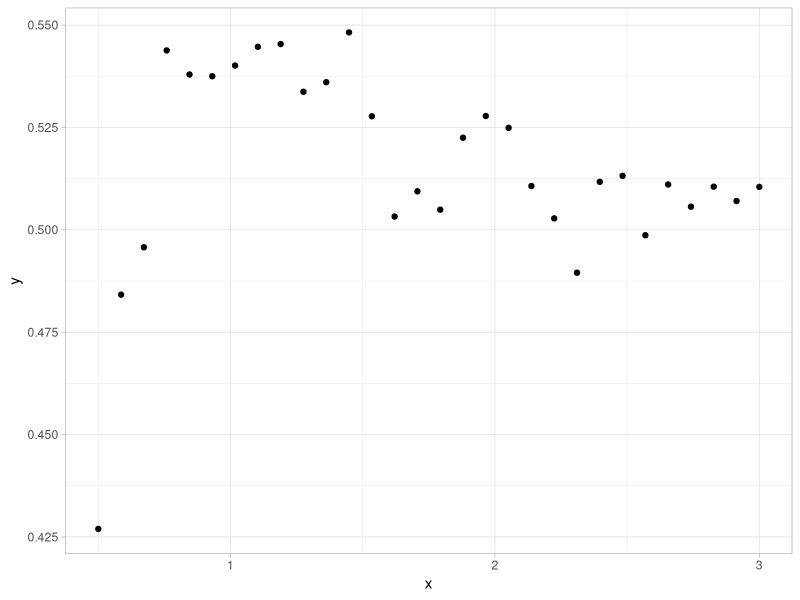
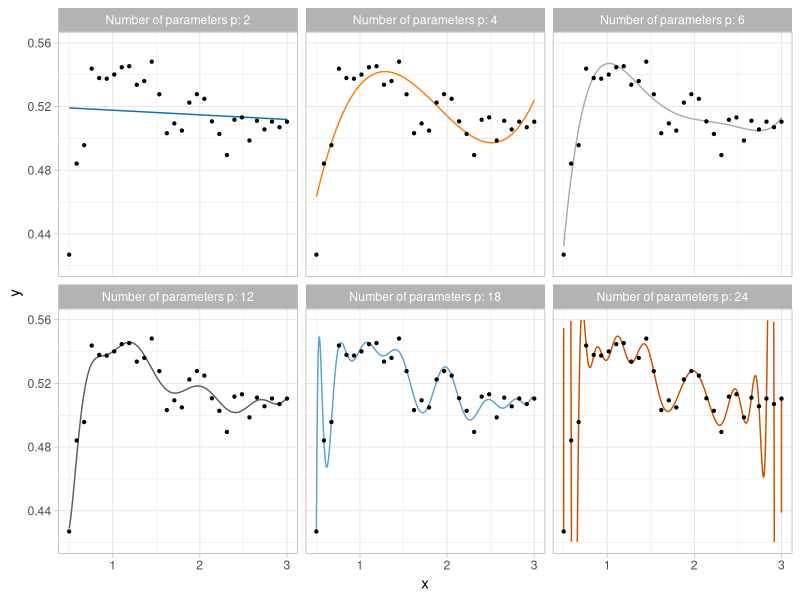
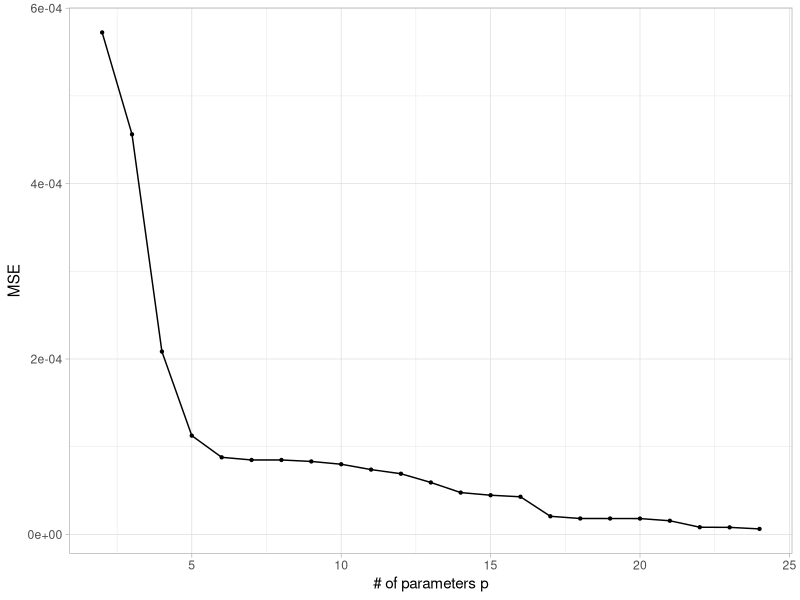
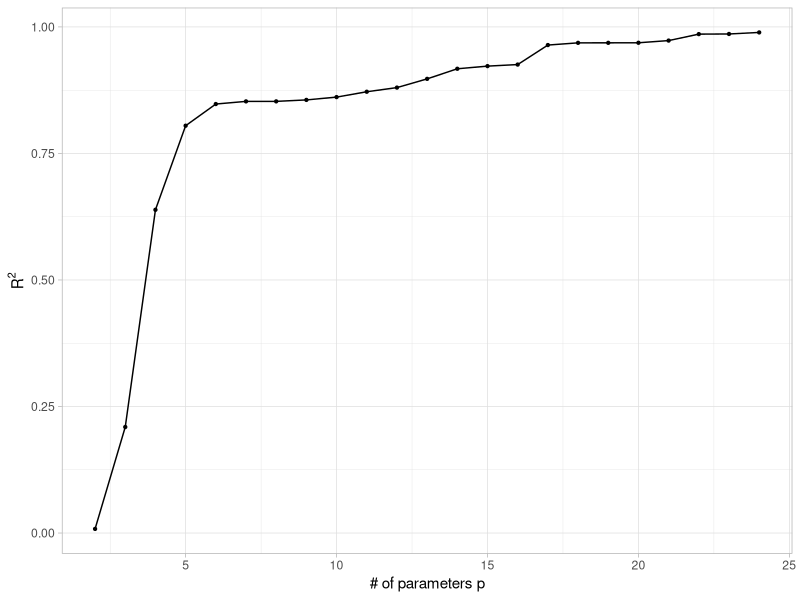
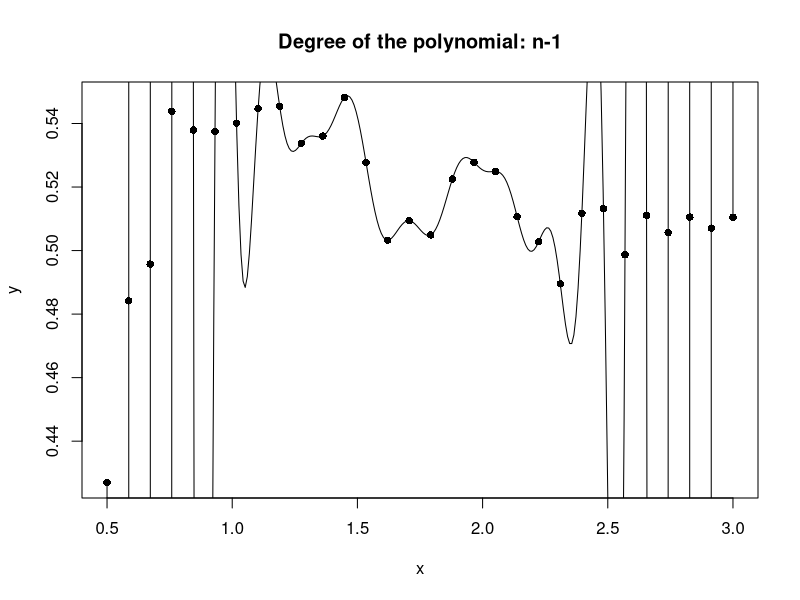
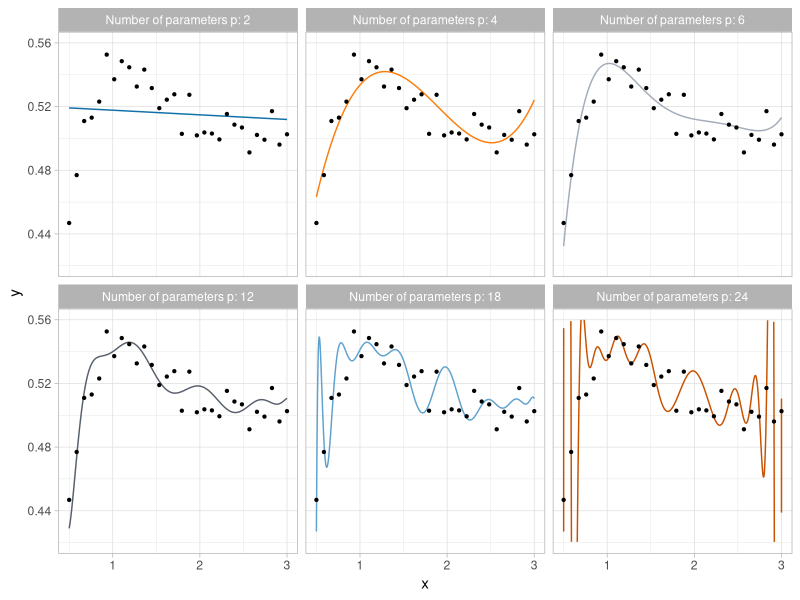
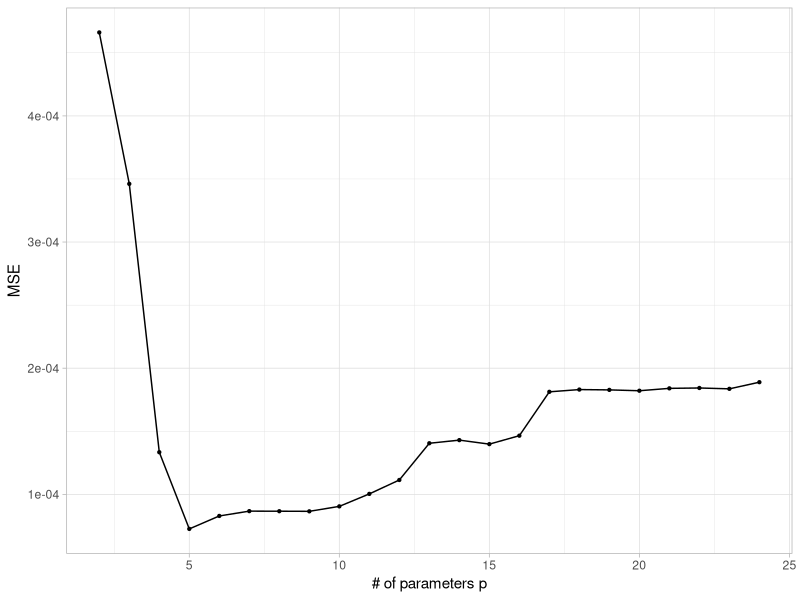
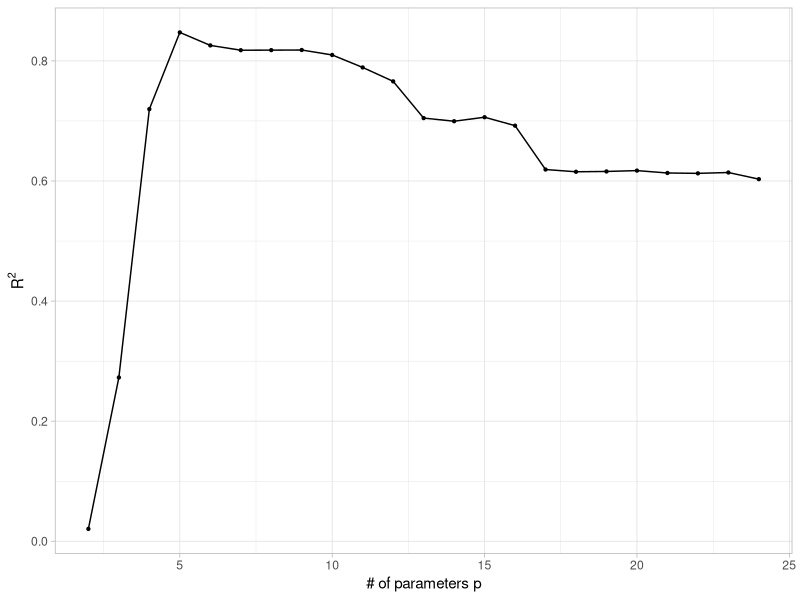

Generate these figures, in order, with R:
## ---- chunk 1
#| fig-width: 5
#| fig-height: 4.5
#| warning: false
library(tidyverse)
library(ggplot2)
library(ggthemes)
dataset <- read.table("../data/yesterday.txt", header = TRUE)
ggplot(data = dataset, aes(x = x, y = y.yesterday)) +
  geom_point() +
  theme_light() +
  scale_color_tableau(palette = "Color Blind") +
  xlab("x") +
  ylab("y")
## ---- chunk 2
degree_list <- c(1, 3, 5, 11, 17, 23)
data_pred <- NULL
x_seq <- seq(from = min(dataset$x), to = max(dataset$x), length = 30000)
for (degree in degree_list) {
  # Fitting a polynomial of degree p - 1
  fit <- lm(y.yesterday ~ poly(x, degree = degree, raw = FALSE), data = dataset)
  y_hat <- predict(fit, newdata = data.frame(x = x_seq))
  data_pred <- rbind(data_pred, data.frame(x = x_seq, y_hat = y_hat, degree = paste("Number of parameters p:", degree + 1)))
}
data_pred$degree <- factor(data_pred$degree)
data_pred$degree <- factor(data_pred$degree, levels = levels(data_pred$degree)[c(3, 5, 6, 1, 2, 4)])
## ---- chunk 3
#| fig-width: 7.8
#| fig-height: 4.55
#| fig-align: center
ggplot(data = data_pred) +
  geom_line(aes(x = x, y = y_hat, col = degree)) +
  geom_point(data = dataset, aes(x = x, y = y.yesterday), size = 0.8) +
  theme_light() +
  theme(legend.position = "none") +
  facet_wrap(. ~ degree, ncol = 3) +
  scale_color_tableau(palette = "Color Blind") +
  xlab("x") +
  ylab("y") +
  ylim(c(0.42, 0.56))
## ---- chunk 4
degree_list <- 1:23
data_goodness <- data.frame(degree = degree_list, MSE = NA, R_squared = NA, MSE_test = NA, R_squared_test = NA)
MSE_tot <- mean((dataset$y.tomorrow - mean(dataset$y.tomorrow))^2)
for (degree in degree_list) {
  # Fitting a polynomial of degree p -1
  fit <- lm(y.yesterday ~ poly(x, degree = degree, raw = FALSE), data = dataset)

  # Storing the results
  data_goodness$MSE[degree] <- mean((dataset$y.yesterday - fitted(fit))^2)
  data_goodness$MSE_test[degree] <- mean((dataset$y.tomorrow - fitted(fit))^2)
  data_goodness$R_squared[degree] <- summary(fit)$r.squared
  data_goodness$R_squared_test[degree] <- 1 - data_goodness$MSE_test[degree] / MSE_tot
}
## ---- chunk 5
#| fig-width: 5
#| fig-height: 4.5
ggplot(data = data_goodness, aes(x = degree + 1, y = MSE)) +
  geom_line() +
  geom_point(size = 0.8) +
  theme_light() +
  xlab("# of parameters p") +
  ylab("MSE")
## ---- chunk 6
#| fig-width: 5
#| fig-height: 4.5
ggplot(data = data_goodness, aes(x = degree + 1, y = R_squared)) +
  geom_line() +
  geom_point(size = 0.8) +
  theme_light() +
  xlab("# of parameters p") +
  ylab(expression(R^2))
## ---- chunk 7
#| fig-width: 9
#| fig-height: 6
#| fig-align: center
lagrange <- function(x0, y0) {
  f <- function(x) {
    sum(y0 * sapply(seq_along(x0), \(j) {
      prod(x - x0[-j]) / prod(x0[j] - x0[-j])
    }))
  }
  Vectorize(f, "x")
}
f <- lagrange(dataset$x, dataset$y.yesterday)

plot(dataset$x, dataset$y.yesterday, pch = 16, xlab = "x", ylab = "y", main = "Degree of the polynomial: n-1")
curve(f(x), n = 300, add = TRUE)
## ---- chunk 8
#| fig-width: 7.8
#| fig-height: 4.55
#| fig-align: center
ggplot(data = data_pred) +
  geom_line(aes(x = x, y = y_hat, col = degree)) +
  geom_point(data = dataset, aes(x = x, y = y.tomorrow), size = 0.8) +
  theme_light() +
  theme(legend.position = "none") +
  facet_wrap(. ~ degree, ncol = 3) +
  scale_color_tableau(palette = "Color Blind") +
  xlab("x") +
  ylab("y") +
  ylim(c(0.42, 0.56))
## ---- chunk 9
#| fig-width: 5
#| fig-height: 4.5
ggplot(data = data_goodness, aes(x = degree + 1, y = MSE_test)) +
  geom_line() +
  geom_point(size = 0.8) +
  theme_light() +
  xlab("# of parameters p") +
  ylab("MSE")
## ---- chunk 10
#| fig-width: 5
#| fig-height: 4.5
ggplot(data = data_goodness, aes(x = degree + 1, y = R_squared_test)) +
  geom_line() +
  geom_point(size = 0.8) +
  theme_light() +
  xlab("# of parameters p") +
  ylab(expression(R^2))
## ---- chunk 11
x <- dataset$x
n <- nrow(dataset)

# The true values have been downloaded from the A&S texbook; sigma2true = 0.01 is also declared in the book
sigmatrue <- 0.01
ftrue <- c(
  0.4342, 0.4780, 0.5072, 0.5258, 0.5369,
  0.5426, 0.5447, 0.5444, 0.5425, 0.5397,
  0.5364, 0.5329, 0.5294, 0.5260, 0.5229,
  0.5200, 0.5174, 0.5151, 0.5131, 0.5113,
  0.5097, 0.5083, 0.5071, 0.5061, 0.5052,
  0.5044, 0.5037, 0.5032, 0.5027, 0.5023
)

degree_list <- 1:23
p_list <- degree_list + 1
Bias2s <- sapply(p_list, function(p) {
  mean((ftrue - fitted(lm(ftrue ~ poly(x, degree = p - 1))))^2)
})

Vars <- p_list * (sigmatrue^2) / n # This formula can be obtained after some algebraic manipulation
MSEs <- Bias2s + Vars

data_bv <- data.frame(p = p_list, Bias = Bias2s, Variance = Vars, MSE = MSEs)
data_bv <- reshape2::melt(data_bv, id = "p")
levels(data_bv$variable) <- c("Squared Bias", "Variance", "Reducible error")
colnames(data_bv) <- c("p", "Error term", "value")
## ---- chunk 12
#| fig-width: 7
#| fig-height: 4
#| fig-align: center
ggplot(data = data_bv, aes(x = p, y = value, col = `Error term`)) +
  geom_line() +
  geom_point(size = 0.8) +
  geom_vline(xintercept = 6, linetype = "dotted") +
  theme_light() +
  scale_color_tableau(palette = "Color Blind") +
  xlab("Model complexity (p)") +
  ylab("Error")
## ---- chunk 13
data_bv <- data.frame(p = p_list, MSE = sigmatrue^2 + Bias2s + Vars, MSE_train = data_goodness$MSE, MSE_test = data_goodness$MSE_test)
data_bv <- reshape2::melt(data_bv, id = "p")
levels(data_bv$variable) <- c("Expected prediction error (theoretical)", "MSE train", "MSE test")
colnames(data_bv) <- c("p", "Error term", "value")
## ---- chunk 14
#| fig-width: 8
#| fig-height: 4.5
#| fig-align: center
ggplot(data = data_bv, aes(x = p, y = value, col = `Error term`)) +
  geom_line() +
  geom_point(size = 0.8) +
  geom_vline(xintercept = 5, linetype = "dotted") +
  theme_light() +
  theme(legend.position = "top") +
  scale_color_tableau(palette = "Color Blind") +
  xlab("Model complexity (p)") +
  ylab("Error")
## ---- chunk 15
degree_list <- 1:23
data_cv <- data.frame(x = c(dataset$x, dataset$x), y = c(dataset$y.yesterday, dataset$y.tomorrow))
for (degree in degree_list) {
  # Fitting a polynomial of degree p -1
  fit <- lm(y ~ poly(x, degree = degree, raw = FALSE), data = data_cv)
  lev <- influence(fit)$hat
  data_goodness$LOO_CV[degree] <- mean(((data_cv$y - fitted(fit)) / (1 - lev))^2)
}


data_bv <- data.frame(p = p_list, MSE = sigmatrue^2 + Bias2s + Vars, LOO_CV = data_goodness$LOO_CV)
data_bv <- reshape2::melt(data_bv, id = "p")
levels(data_bv$variable) <- c("Expected prediction error (theoretical)", "LOO-CV")
colnames(data_bv) <- c("p", "Error term", "value")
## ---- chunk 16
#| fig-width: 8
#| fig-height: 4.5
#| fig-align: center
ggplot(data = data_bv, aes(x = p, y = value, col = `Error term`)) +
  geom_line() +
  geom_point(size = 0.8) +
  geom_vline(xintercept = 6, linetype = "dotted") +
  theme_light() +
  theme(legend.position = "top") +
  scale_color_tableau(palette = "Color Blind") +
  xlab("Model complexity (p)") +
  ylab("Error")
